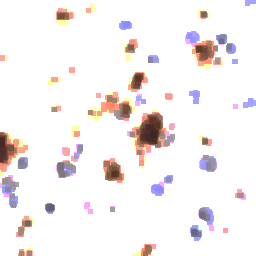
#> input picture neuron_seg/pipeline/dilation_erosion2.png, 256 x 256 px, found by its file name
$ python k_means.py
#> lines starting #> are read from the running program, lines starting #| are printed output that depends on the picture
import numpy as np
from matplotlib import pyplot as plt
from PIL import Image

from sklearn.cluster import MiniBatchKMeans, KMeans
from sklearn.metrics.pairwise import pairwise_distances_argmin
# unit testing using print

# functions to pick mouse movements and gather x,y coordinates
def on_pick(event):
    artist = event.artist
    xmouse, ymouse = event.mouseevent.xdata, event.mouseevent.ydata
    x, y = artist.get_xdata(), artist.get_ydata()
    ind = event.ind
    print('Artist picked:', event.artist)
    print('{} vertices picked'.format(len(ind)))
    print('Pick between vertices {} and {}'.format(min(ind), max(ind)+1))
    print('x, y of mouse: {:.2f},{:.2f}'.format(xmouse, ymouse))
    print('Data point:', x[ind[0]], y[ind[0]])
    print

image = np.array(Image.open("dilation_erosion2.png"),dtype=np.uint8)
#> image is the input picture: shape (256, 256, 3); mean R, G, B 245.7, 240.5, 240.8
datapoints = np.where(image != 0)
x_coords = list(datapoints[0])
#> x_coords = 196608 items
y_coords = list(datapoints[1])
#> y_coords = 196608 items
# y_coords = list(255 - datapoints[1])
# generate all the datapoints coordinates
coords = np.array(list((zip(x_coords,y_coords))))
#> coords = 196608 pairs, first value 0 to 255, second value 0 to 255
print(coords)
#> (printed output is left out)

# Assign cluster centers at beginning
# init_set = np.array([[811.471, -93.067], [734.521, -884.203]], np.float64)

# compute clustering with Means
k_means = KMeans(init="k-means++", n_clusters=2, n_init=10)
k_means.fit(coords)

# plot result
fig = plt.figure(figsize=(8, 8))
fig.subplots_adjust(left=0.02, right=0.98, bottom=0.05, top=0.9)
colors = ['#4EACC5', '#FF9C34']

# same color applied to the same cluster from K-means
# pair the cluster centers with closet data points
k_means_cluster_centers = np.sort(k_means.cluster_centers_, axis=0)
k_means_labels = pairwise_distances_argmin(coords, k_means_cluster_centers)

ax = fig.add_subplot(1,1,1)
for k, col in zip(range(2), colors):
	my_members = k_means_labels == k
	cluster_center = k_means_cluster_centers[k]
	ax.plot(coords[my_members,1], 255 - coords[my_members,0], 'w', markerfacecolor=col, marker = '.')
	ax.plot(cluster_center[1], cluster_center[0], 'o', markerfacecolor=col,
            markeredgecolor='k', markersize=6)

ax.set_title('KMeans')
ax.set_xticks(())
ax.set_yticks(())

# [9 lines of commented-out code are left out]

plt.show()
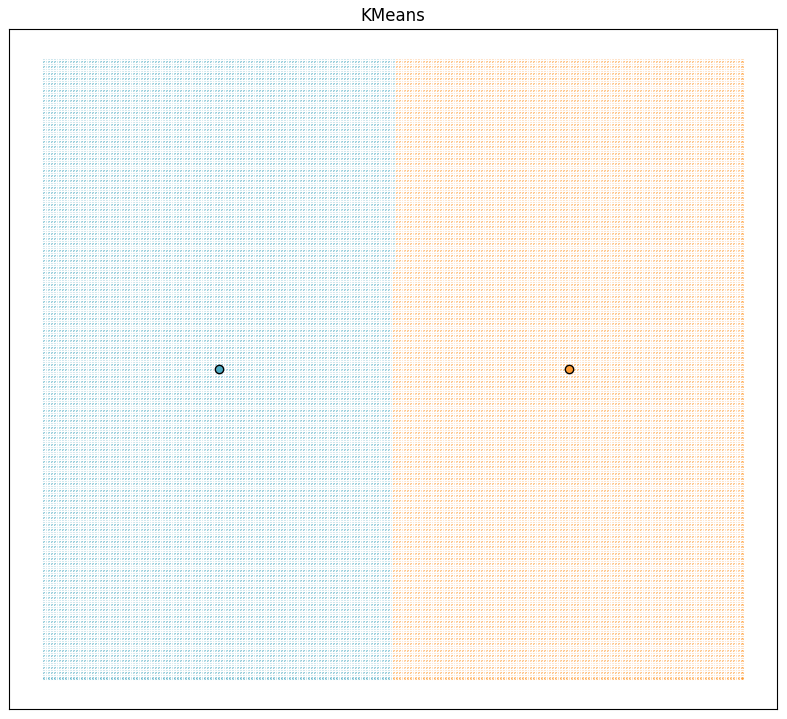
#> figure drawn by matplotlib, 1 panel
